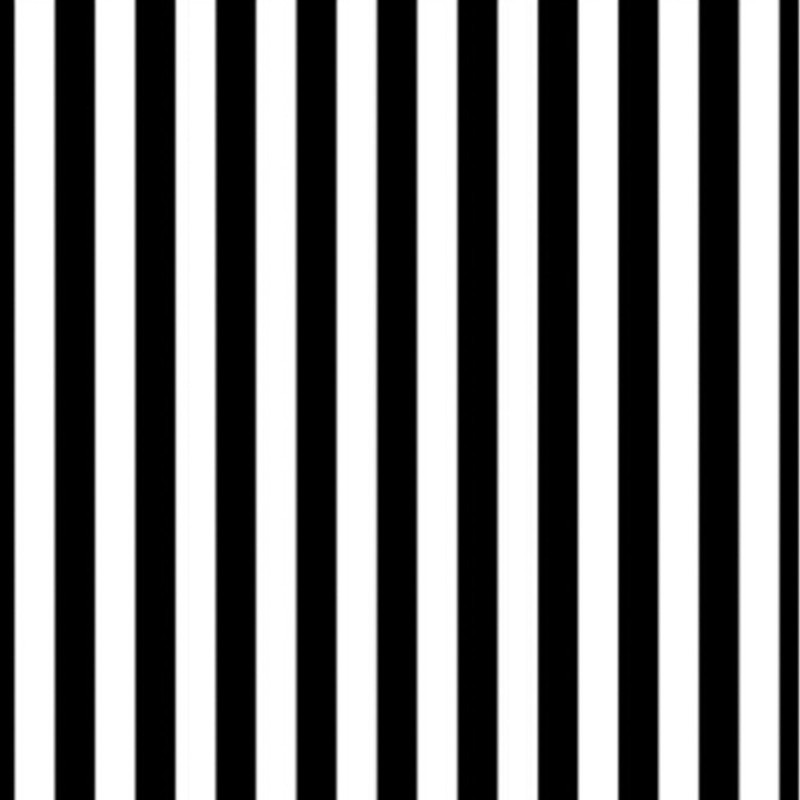
#> input picture Part 1-Introduction to Computer Vision/1_2_Convolutional_Filters_Edge_Detection/images/stripes.jpg, 800 x 800 px
$ jupyter execute '1. Fourier Transform.ipynb'   (shell and % lines are left out)
#> lines starting #> are read from the running program, lines starting #| are printed output that depends on the picture
## Fourier Transforms

The frequency components of an image can be displayed after doing a Fourier Transform (FT). An FT looks at the components of an image (edges that are high-frequency, and areas of smooth color as low-frequency), and plots the frequencies that occur as points in spectrum.

In fact, an FT treats patterns of intensity in an image as sine waves with a particular frequency, and you can look at an interesting visualization of these sine wave components [on this page](https://plus.maths.org/content/fourier-transforms-images).

In this notebook, we'll first look at a few simple image patterns to build up an idea of what image frequency components look like, and then transform a more complex image to see what it looks like in the frequency domain.

[cell 1]
import numpy as np
import matplotlib.pyplot as plt
import cv2


# Read in the images
image_stripes = cv2.imread('images/stripes.jpg')
#> image_stripes is the input picture: shape (800, 800, 3); min 0, max 255, mean 128.6
# Change color to RGB (from BGR)
image_stripes = cv2.cvtColor(image_stripes, cv2.COLOR_BGR2RGB)

# Read in the images
image_solid = cv2.imread('images/pink_solid.jpg')
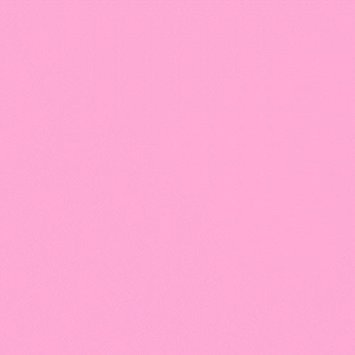
#> input picture Part 1-Introduction to Computer Vision/1_2_Convolutional_Filters_Edge_Detection/images/pink_solid.jpg, 355 x 355 px
#> image_solid is the input picture: shape (355, 355, 3); mean B, G, R 211.9, 169.9, 253.5
# Change color to RGB (from BGR)
image_solid = cv2.cvtColor(image_solid, cv2.COLOR_BGR2RGB)


# Display the images
f, (ax1,ax2) = plt.subplots(1, 2, figsize=(10,5))

ax1.imshow(image_stripes)
ax2.imshow(image_solid)
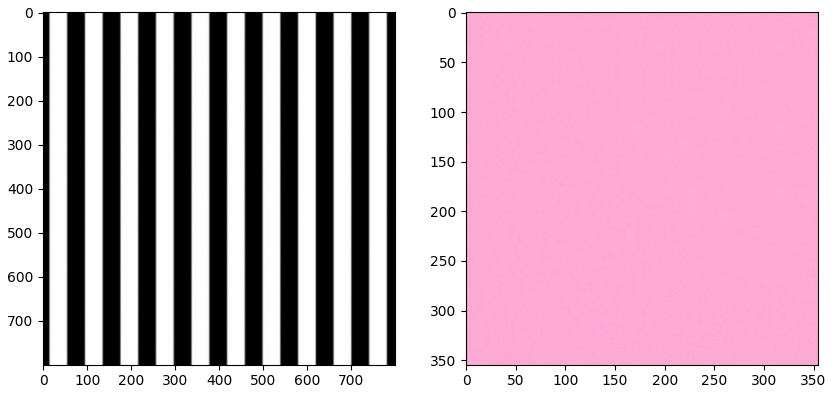
#> figure drawn by matplotlib, 2 panels

[cell 2]
# convert to grayscale to focus on the intensity patterns in the image
gray_stripes = cv2.cvtColor(image_stripes, cv2.COLOR_RGB2GRAY)
gray_solid = cv2.cvtColor(image_solid, cv2.COLOR_RGB2GRAY)

# normalize the image color values from a range of [0,255] to [0,1] for further processing
norm_stripes = gray_stripes/255.0
norm_solid = gray_solid/255.0

# perform a fast fourier transform and create a scaled, frequency transform image
def ft_image(norm_image):
    '''This function takes in a normalized, grayscale image
       and returns a frequency spectrum transform of that image. '''
    f = np.fft.fft2(norm_image)
    fshift = np.fft.fftshift(f)
    frequency_tx = 20*np.log(np.abs(fshift))
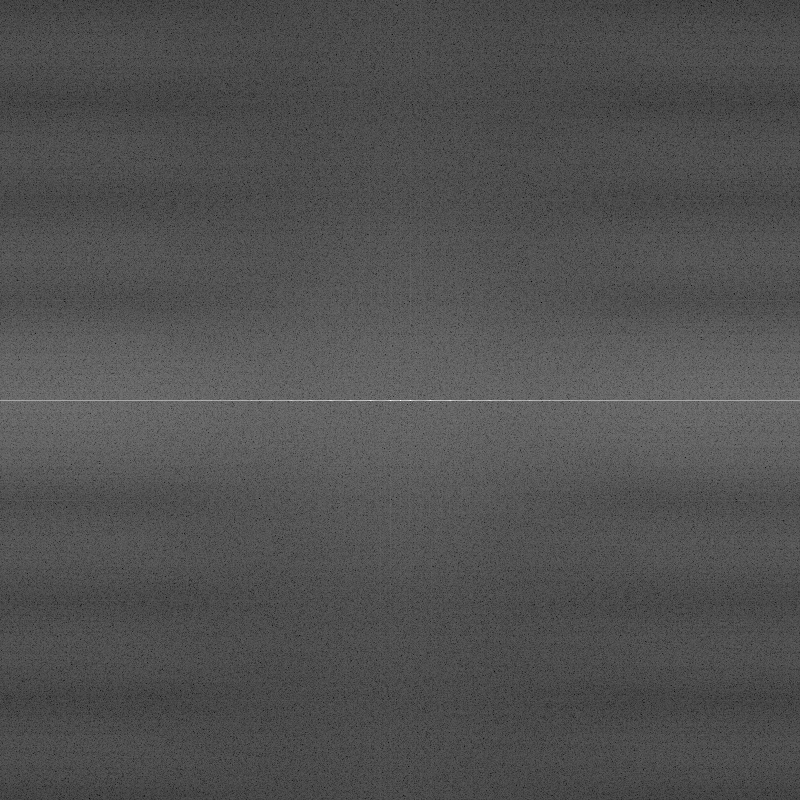
#> frequency_tx: shape (800, 800) float64; min -139.8, max 253.7, mean -14.4; drawn with min black and max white

    return frequency_tx

[cell 3]
# Call the function on the normalized images
# and display the transforms
f_stripes = ft_image(norm_stripes)
f_solid = ft_image(norm_solid)
#> in ft_image (call 2), `frequency_tx = 20*np.log(np.abs(fshift))`:
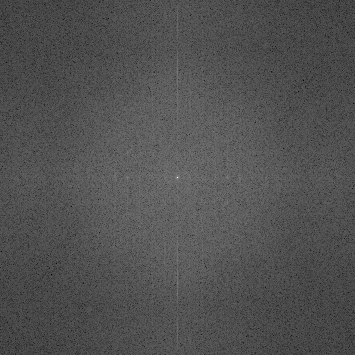
#> frequency_tx: shape (355, 355) float64; min -130.7, max 230, mean -15.2; drawn with min black and max white

# display the images
# original images to the left of their frequency transform
f, (ax1,ax2,ax3,ax4) = plt.subplots(1, 4, figsize=(20,10))

ax1.set_title('original image')
ax1.imshow(image_stripes)
ax2.set_title('frequency transform image')
ax2.imshow(f_stripes, cmap='gray')

ax3.set_title('original image')
ax3.imshow(image_solid)
ax4.set_title('frequency transform image')
ax4.imshow(f_solid, cmap='gray')

Low frequencies are at the center of the frequency transform image.

The transform images for these example show that the solid image has most low-frequency components (as seen by the center bright spot).

The stripes tranform image contains low-frequencies for the areas of white and black color and high frequencies for the edges in between those colors. The stripes transform image also tells us that there is one dominating direction for these frequencies; vertical stripes are represented by a horizontal line passing through the center of the frequency transform image.

Next, let's see what this looks like applied to a real-world image.

[cell 4]
# Read in an image
image = cv2.imread('images/birds.jpg')
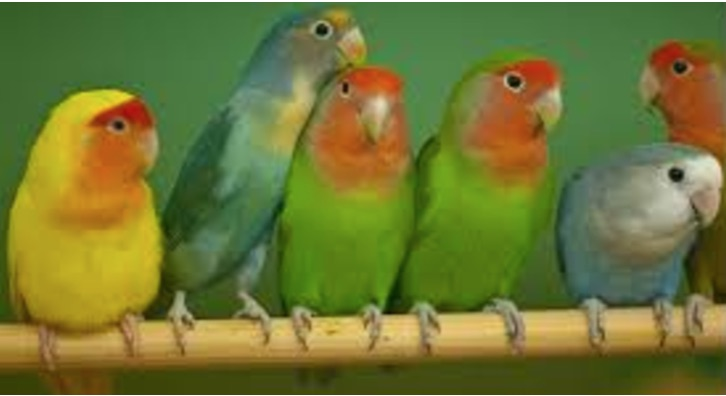
#> input picture Part 1-Introduction to Computer Vision/1_2_Convolutional_Filters_Edge_Detection/images/birds.jpg, 726 x 396 px
#> image is the input picture: shape (396, 726, 3); mean B, G, R 52.2, 118.2, 111.1
# Change color to RGB (from BGR)
image = cv2.cvtColor(image, cv2.COLOR_BGR2RGB)

# convert to grayscale
gray = cv2.cvtColor(image, cv2.COLOR_RGB2GRAY)
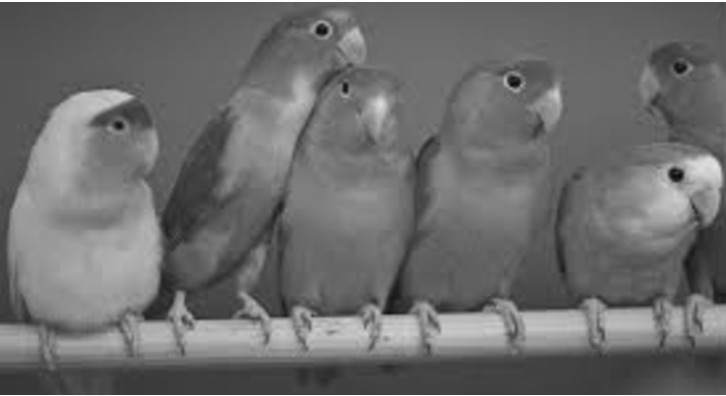
#> gray: shape (396, 726); min 8, max 255, mean 108.6
# normalize the image
norm_image = gray/255.0

f_image = ft_image(norm_image)
#> in ft_image (call 3), `frequency_tx = 20*np.log(np.abs(fshift))`:
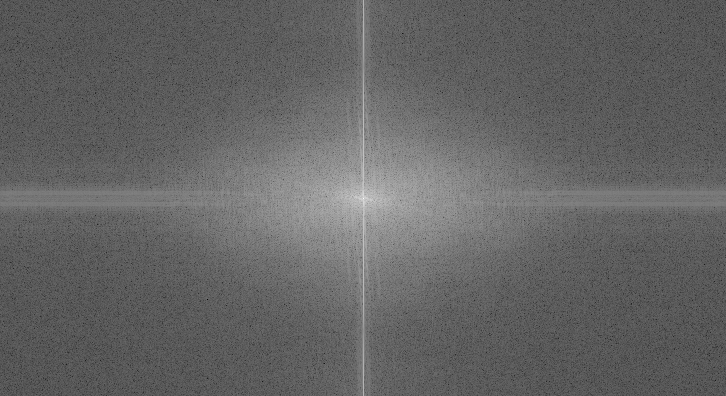
#> frequency_tx: shape (396, 726) float64; min -143.1, max 234.3, mean 5.2; drawn with min black and max white

# Display the images
f, (ax1,ax2) = plt.subplots(1, 2, figsize=(20,10))

ax1.imshow(image)
ax2.imshow(f_image, cmap='gray')
